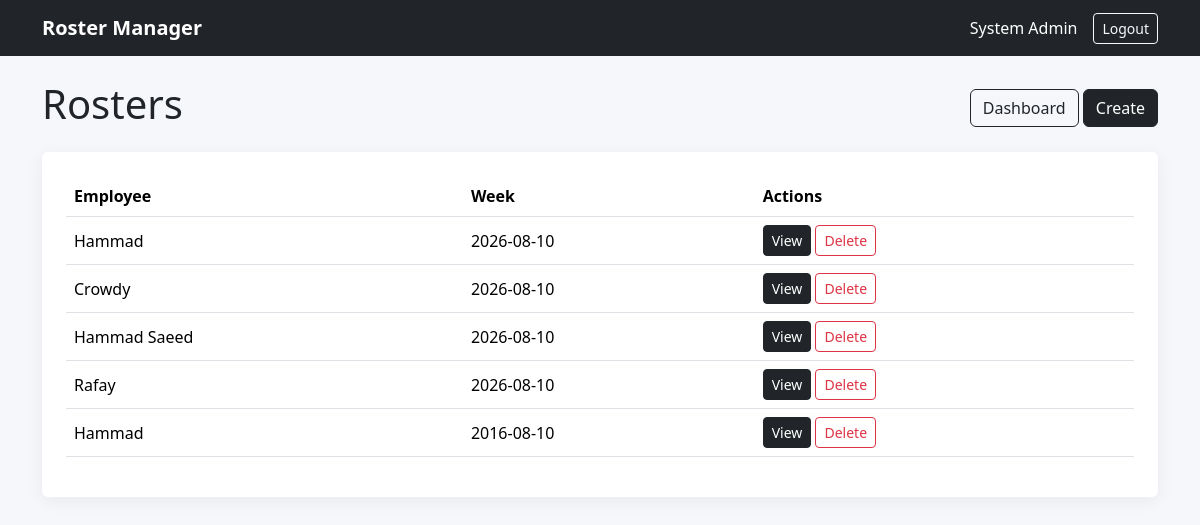
Page /rosters (signed in) on the committed database.
### app.py (models this page shows)
class Roster(db.Model):
    id = db.Column(
        db.Integer,
        primary_key=True
    )
    employee_id = db.Column(
        db.Integer,
        db.ForeignKey("user.id"),
        nullable=False
    )
    week_start = db.Column(
        db.String(10),
        nullable=False
    )
    monday = db.Column(
        db.String(80),
        default="OFF"
    )
    monday_location = db.Column(
        db.String(200),
        default=""
    )
    tuesday = db.Column(
        db.String(80),
        default="OFF"
    )
    tuesday_location = db.Column(
        db.String(200),
        default=""
    )
    wednesday = db.Column(
        db.String(80),
        default="OFF"
    )
    wednesday_location = db.Column(
        db.String(200),
        default=""
    )
    thursday = db.Column(
        db.String(80),
        default="OFF"
    )
    thursday_location = db.Column(
        db.String(200),
        default=""
    )
    friday = db.Column(
        db.String(80),
        default="OFF"
    )
    friday_location = db.Column(
        db.String(200),
        default=""
    )
    saturday = db.Column(
        db.String(80),
        default="OFF"
    )
    saturday_location = db.Column(
        db.String(200),
        default=""
    )
    sunday = db.Column(
        db.String(80),
        default="OFF"
    )
    sunday_location = db.Column(
        db.String(200),
        default=""
    )
    created_at = db.Column(
        db.DateTime,
        default=datetime.utcnow
    )

class User(db.Model):
    id = db.Column(
        db.Integer,
        primary_key=True
    )
    name = db.Column(
        db.String(120),
        nullable=False
    )
    email = db.Column(
        db.String(160),
        unique=True,
        nullable=False
    )
    password_hash = db.Column(
        db.String(255),
        nullable=False
    )
    role = db.Column(
        db.String(20),
        default="employee",
        nullable=False
    )
    active = db.Column(
        db.Boolean,
        default=True,
        nullable=False
    )
    rosters = db.relationship(
        "Roster",
        backref="employee",
        lazy=True,
        cascade="all, delete-orphan"
    )

### app.py (the view)
@app.route("/rosters")
@admin_required
def rosters():
    data = (
        Roster.query
        .order_by(
            Roster.week_start.desc()
        )
        .all()
    )
    return render_template(
        "rosters.html",
        rosters=data
    )

### app.py (called while the page is built, shortened)
def admin_required(f):
    @wraps(f)
    def wrapper(*args, **kwargs):
        return f(*args, **kwargs)
    return wrapper

@app.context_processor
def inject_globals():
    return {
        "days": DAYS,
        "calculate_shift_hours": calculate_shift_hours,
        "calculate_weekly_hours": calculate_weekly_hours
    }

### templates/rosters.html
{% extends "base.html" %}{% block title %}Rosters{% endblock %}
{% block content %}<div class="d-flex justify-content-between align-items-center mb-3"><h1>Rosters</h1><div><a class="btn btn-outline-dark" href="{{ url_for('dashboard') }}">Dashboard</a> <a class="btn btn-dark" href="{{ url_for('create_roster') }}">Create</a></div></div>
<div class="card p-4"><div class="table-responsive"><table class="table align-middle"><tr><th>Employee</th><th>Week</th><th>Actions</th></tr>{% for r in rosters %}<tr><td>{{r.employee.name}}</td><td>{{r.week_start}}</td><td><a class="btn btn-sm btn-dark" href="{{url_for('view_roster',roster_id=r.id)}}">View</a> <form class="d-inline" method="post" action="{{url_for('delete_roster',roster_id=r.id)}}" onsubmit="return confirm('Delete this roster?')"><button class="btn btn-sm btn-outline-danger">Delete</button></form></td></tr>{% else %}<tr><td colspan="3">No rosters.</td></tr>{% endfor %}</table></div></div>{% endblock %}

### templates/base.html (style rules this page uses)
body { background: #f5f7fb; }
.card { border: 0; box-shadow: 0 4px 18px rgba(0, 0, 0, .06); }

### rows in the picture
Roster: employee.name "Hammad", week_start "2026-08-10"
Roster: employee.name "Crowdy", week_start "2026-08-10"
Roster: employee.name "Hammad Saeed", week_start "2026-08-10"
Roster: employee.name "Rafay", week_start "2026-08-10"
Roster: employee.name "Hammad", week_start "2016-08-10"

### other values in the picture
{{ session.get('name') }} "System Admin"
